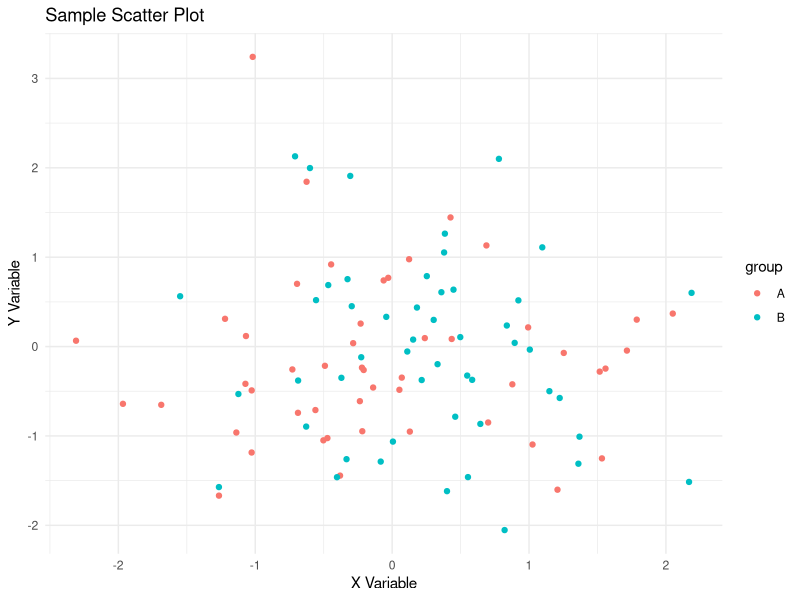
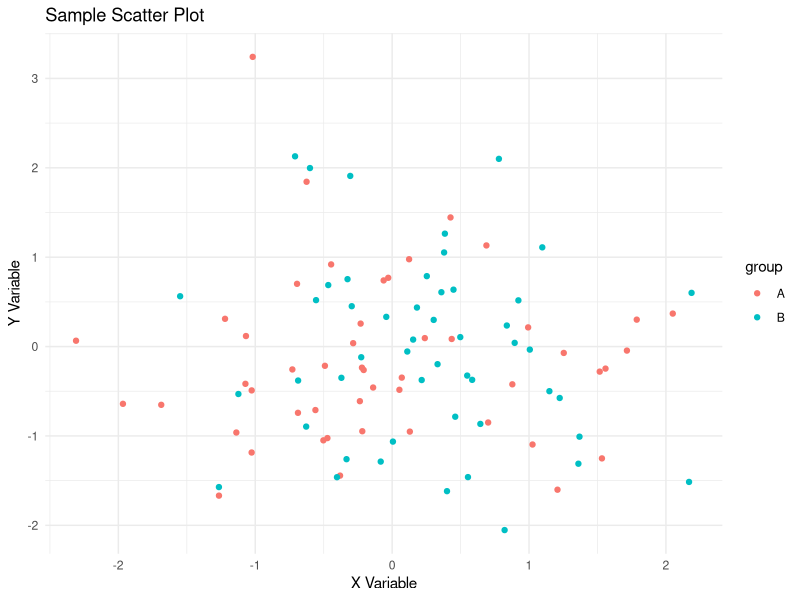

Source code (R) for these figures, in order:
## ---- chunk 1
#| label: r-analysis
#| echo: true
# Load required packages
library(ggplot2)

# Generate sample data
set.seed(123)
df <- data.frame(
  x = rnorm(100),
  y = rnorm(100),
  group = sample(c("A", "B"), 100, replace = TRUE)
)

# Create a plot
p <- ggplot(df, aes(x = x, y = y, color = group)) +
  geom_point() +
  labs(title = "Sample Scatter Plot", x = "X Variable", y = "Y Variable") +
  theme_minimal()

print(p)

# Save the plot
ggsave("R/plot.png", p, width = 6, height = 4)

# Print summary
summary(df)
